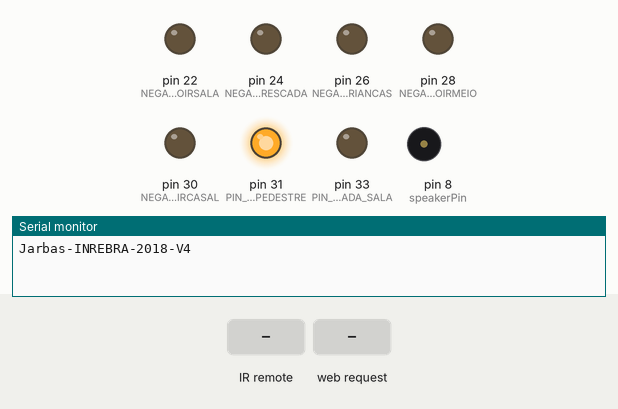
Bench run of a sketch on a simulated Arduino Mega 2560, built with avr-gcc and run on an emulated ATmega2560. On the bench: output pins drawn as LEDs (lit = HIGH), buzzer (waves = sounding), the last lines printed to the serial monitor. Inputs (shaded band) come from the test bench.

Above: at 5.9 s.
6.0 s: infrared code 0x20DF40BF received
At 6.5 s:
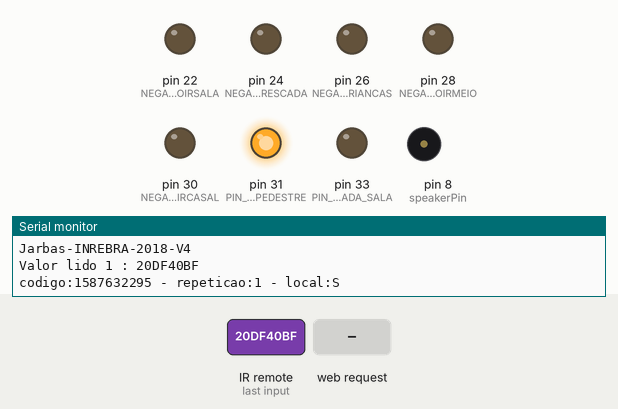
7.6 s: HTTP request GET /ir? received
At 8.6 s:
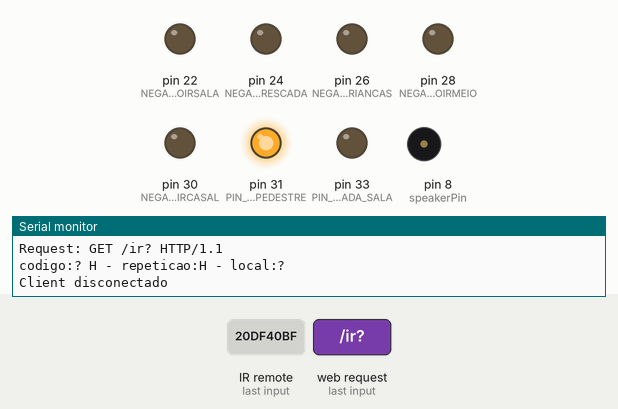
12.2 s: infrared code 0xFFFFFFFF received
At 13.0 s:
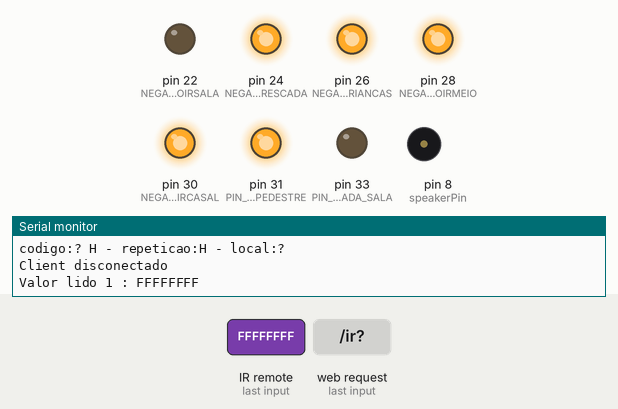
Timing chart, 0 to 15.2 s (numbered marks = the images above; inputs shaded):
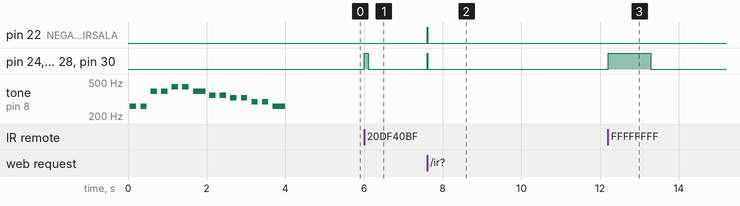

The sketch:

JARBAS_INREBRA_2018_V4_1.ino
```cpp
String jarbasVersion = "Jarbas-INREBRA-2018-V4";

/* ------------------------------------------------------------------ ETHERNET ------------------------------------------------------------------ */
//ethernet
#include <Ethernet.h>
#include <SPI.h>
EthernetServer server(8087); // Cria o servidor na porta 8080

byte myMac[]={0xDE, 0xAD, 0xBE, 0xEF, 0xFE, 0xED};  //Mac PRODUÇÃO
byte myIp[]  = { 192, 168, 0, 7 };   //define IP da central automação 1

byte gateway[] = { 192,168,0, 1 }; // ip do roteador
byte subnet[] = { 255, 255, 255, 0 };
/* ------------------------------------------------------------------ ETHERNET ------------------------------------------------------------------ */

/* ------------------------------------------------------------------ IR ------------------------------------------------------------------ */
/// IR
#include <IRremote.h>
IRsend irsend; // IR SALA
int NEGATIVOIRSALA = 22;
int NEGATIVOIRESCADA = 24;
int NEGATIVOIRCRIANCAS = 26;
int NEGATIVOIRMEIO = 28;
int NEGATIVOIRCASAL = 30;

/////// receptor IR sala
int RECV_PIN = 45;
IRrecv irrecv(RECV_PIN);

decode_results results;
float armazenavalor;

/* ------------------------------------------------------------------ IR ------------------------------------------------------------------ */

int PIN_PORTAO_PEDESTRE = 31;
int PIN_TOMADA_SALA = 33;

int FLAGTomadaSala = LOW ;
int FLAGPortaoPedestre = HIGH;

String cmd = "";
String comando = "";
String strTipo = "";
String strRepeticao = "";
String strLocal = "N";

String strTamanho = "";
int intTamanho;

bool debugControle = true;
//----------------------------


//generico

void armadilhaBaixo(){
  Serial.println("armadilha mosquito baixo");
  if (!FLAGTomadaSala) {
    FLAGTomadaSala = HIGH;
    digitalWrite(PIN_TOMADA_SALA, FLAGTomadaSala);
  }else{
    FLAGTomadaSala = LOW;
    digitalWrite(PIN_TOMADA_SALA, FLAGTomadaSala);
  }
}

void armadilhaCima(){
  Serial.println("armadilha mosquito cima");
}

void resetModem(){
  Serial.println("reset Modem");
}

void portaoPedestre(){
  Serial.println("Abre de sesamo");
  if (!FLAGPortaoPedestre) {
    FLAGPortaoPedestre = HIGH;
    digitalWrite(PIN_PORTAO_PEDESTRE, FLAGPortaoPedestre);
  }else{
    FLAGPortaoPedestre = LOW;
    digitalWrite(PIN_PORTAO_PEDESTRE, FLAGPortaoPedestre);
  }
}


void controlaRele(String strValue){
  if(strValue == "armadilhaBaixo"){armadilhaBaixo();}
  if(strValue == "armadilhaCima"){armadilhaCima();}
  if(strValue == "resetModem"){resetModem();}
  if(strValue == "portaoPedestre"){portaoPedestre();}
}

void sendIr(String strRepeticao, String strLocal, String strValue)
{

/*
S - sala
E -escada
K -crianças
M -escritorio
C -casal
E -externas
*/

  if(strLocal != "S"){digitalWrite(NEGATIVOIRSALA, HIGH); }
  if(strLocal != "E"){digitalWrite(NEGATIVOIRESCADA, HIGH); }
  if(strLocal != "K"){digitalWrite(NEGATIVOIRCRIANCAS, HIGH); }
  if(strLocal != "M"){digitalWrite(NEGATIVOIRMEIO, HIGH); }
  //if(strLocal != "E"){digitalWrite(NEGATIVOIRMEIO, HIGH); }
  if(strLocal != "C"){digitalWrite(NEGATIVOIRCASAL, HIGH); }


  int intRepeticao = strRepeticao.toInt();
  if(intRepeticao < 11){
    for (int i = 0; i < intRepeticao; i++) {
      unsigned long code = strValue.toInt();
      irsend.sendNEC(code, 32);
      delay(40);
    }
    if(debugControle == true){
      Serial.print("codigo:");
      Serial.print(strValue);
      Serial.print(" - repeticao:");
      Serial.print(strRepeticao);
      Serial.print(" - local:");
      Serial.println(strLocal);
    }
  }else{
    Serial.println("muitas repetições melhor parar");
  }

  if(strLocal != "S"){digitalWrite(NEGATIVOIRSALA, LOW); }
  if(strLocal != "E"){digitalWrite(NEGATIVOIRESCADA, LOW); }
  if(strLocal != "K"){digitalWrite(NEGATIVOIRCRIANCAS, LOW); }
  //if(strLocal != "M"){digitalWrite(NEGATIVOIRMEIO, LOW); }
  if(strLocal != "E"){digitalWrite(NEGATIVOIRMEIO, LOW); }
  if(strLocal != "C"){digitalWrite(NEGATIVOIRCASAL, LOW); }

  irrecv.enableIRIn(); // Re-enable receiver
}


//----------------------------
#include "pitches.h" //musica


void setup(){
  Serial.begin(9600);
  Ethernet.begin(myMac, myIp, gateway, subnet);//inicializa eternet

  pinMode(speakerPin, OUTPUT); // speaker

  pinMode(NEGATIVOIRSALA, OUTPUT);
  pinMode(NEGATIVOIRESCADA, OUTPUT);
  pinMode(NEGATIVOIRCRIANCAS, OUTPUT);
  pinMode(NEGATIVOIRMEIO, OUTPUT);
  pinMode(NEGATIVOIRCASAL, OUTPUT);

  digitalWrite(NEGATIVOIRSALA, LOW);
  digitalWrite(NEGATIVOIRESCADA, LOW);
  digitalWrite(NEGATIVOIRCRIANCAS, LOW);
  digitalWrite(NEGATIVOIRMEIO, LOW);
  digitalWrite(NEGATIVOIRCASAL, LOW);

  pinMode(PIN_PORTAO_PEDESTRE, OUTPUT);
  pinMode(PIN_TOMADA_SALA, OUTPUT);

  digitalWrite(PIN_PORTAO_PEDESTRE, FLAGPortaoPedestre);
  digitalWrite(PIN_TOMADA_SALA, FLAGTomadaSala);

  irrecv.enableIRIn(); // Inicializa o receptor IR
  Serial.println(jarbasVersion);

  musica();

}

void loop(){

  /////// RECEBE SERIAL //-----------------------------------------------------------------------------------------------------------
  if(Serial.available() > 0) {
    while(Serial.available() > 0){
      cmd += char(Serial.read());
      delay(10);
    }
    Serial.println(cmd);
  }
  if (cmd.length() >0) {
    // switch debug
    if(cmd == "debug-on"){debugControle = true;}
    if(cmd == "debug-off"){debugControle = false;}

    if(cmd == "salaon"){
      digitalWrite(PIN_TOMADA_SALA, HIGH);
      Serial.println("aqui");
      }
    if(cmd == "salaoff"){
      digitalWrite(PIN_TOMADA_SALA, LOW);
      Serial.println("aqui 2");
      }
    cmd = "";
  }
  //-----------------------------------------------------------------------------------------------------------------------------

  /////// RECEBE IR //-----------------------------------------------------------------------------------------------------------
  if (irrecv.decode(&results)){
    Serial.print("Valor lido 1 : ");
    Serial.println(results.value, HEX);
    //armazenavalor = (results.value);
    if(results.value !=0xffffffff){
      armazenavalor = (results.value);
    }

    //volume
    if (armazenavalor == 0x20DF40BF) {
      if(results.value !=0xffffffff){
        sendIr("1","S", "1587632295");// #1volMaisReciverS
      }else{
        sendIr("10","S", "1587632295");// #1volMenosReciverS
      }
    }

    if (armazenavalor == 0x20DFC03F) {
      if(results.value !=0xffffffff){
        sendIr("1","S", "1587664935");// #1volMenosReciverS
      }else{
        sendIr("10","S", "1587664935");// #1volMenosReciverS
      }
    }
    irrecv.resume(); //Le o próximo valor
  }


  //-----------------------------------------------------------------------------------------------------------------------------


  /////// RECEBE ETHERNET //-----------------------------------------------------------------------------------------------------------
  EthernetClient client = server.available();
  if (!client) {
    return;
  }
  // Wait until the client sends some data
  Serial.println("Novo client");
  while(!client.available()){
    delay(1);
  }
  // Read the first line of the request
  String request = client.readStringUntil('\r');

  if(debugControle == true){
    Serial.print("Request: ");
    Serial.println(request);
  }

  if (request.indexOf("/ir?") != -1)  {
    strRepeticao = request.substring(9,10);
    intTamanho = request.length();
    strLocal = request.substring(intTamanho -9, intTamanho -10);
    comando = request.substring(10,intTamanho -10);
    sendIr(strRepeticao,strLocal, comando);
  }

  if (request.indexOf("/rele?") != -1)  {
    intTamanho = request.length();
    comando = request.substring(11,intTamanho -9 );
    Serial.println(comando);
    controlaRele(comando);


    //intTamanho = request.length();
    //strLocal = request.substring(intTamanho -9, intTamanho -10);
    //comando = request.substring(10,intTamanho -10);
    //sendIr(strRepeticao,strLocal, comando);
  }

  // Return the response
  client.println("HTTP/1.1 200 OK");
  client.println("Content-Type: text/html");
  client.println("Access-Control-Allow-Origin: *");
  client.println(""); //  do not forget this one
  //continua....
  //client.println("arduino - conectado!"); //  do not forget this one
  //client.println(jarbasVersion); //  do not forget this one
  client.print(montaString());

  delay(1);
  client.stop();
  Serial.println("Client disconectado");
  Serial.println("");


  //-----------------------------------------------------------------------------------------------------------------------------


}// FIM DO LOOP


String montaString()
{
    String string1 ="";
    string1.concat("dados({");
   //tomadaSala
    string1.concat("Status : '"); // valor / estado
    string1.concat("OnLine");
    //tomadaArthur
    string1.concat("', Versao : '"); // valor / estado
    string1.concat(jarbasVersion);
    //tomadaCasal
    //string1.concat("', IP : '"); // valor / estado
    //string1.concat(myIp[]);
    string1.concat("'})");
    return string1;

}
```

pitches.h
```cpp
int speakerPin = 8;

int length = 15; // número de notas
char notes[] = "ccggaagffeeddc "; // espaços representam pausas
int beats[] = { 1, 1, 1, 1, 1, 1, 2, 1, 1, 1, 1, 1, 1, 2, 4 };
int tempo = 150;

void playTone(int tone, int duration) {
  for (long i = 0; i < duration * 1000L; i += tone * 2) {
    digitalWrite(speakerPin, HIGH);
    delayMicroseconds(tone);
    digitalWrite(speakerPin, LOW);
    delayMicroseconds(tone);
  }
}

void playNote(char note, int duration) {
  char names[] = { 'c', 'd', 'e', 'f', 'g', 'a', 'b', 'C' };
  int tones[] = { 1915, 1700, 1519, 1432, 1275, 1136, 1014, 956 };

  // toque o tom correspondente ao nome da nota
  for (int i = 0; i < 8; i++) {
    if (names[i] == note) {
      playTone(tones[i], duration);
    }
  }
}


void som()
{
  //playNote('c', 20);
  playTone(900, 20);

  Serial.println("som");
}

void som1()
{
  playTone(900, 300);
  Serial.println("som1");
}
void som2()
{
  playTone(900, 50);
  delay(100);
  playTone(900, 100);
  Serial.println("som2");
}
void som3()
{
  playTone(900, 50);
  delay(100);
  playTone(900, 50);
  delay(100);
  playTone(900, 100);
  Serial.println("som3");
}
void som4()
{
  playTone(900, 50);
  delay(100);
  playTone(900, 50);
  delay(100);
  playTone(900, 50);
  delay(100);
  playTone(900, 100);
  Serial.println("som4");
}

void musica()
{
  for (int i = 0; i < length; i++) {
    if (notes[i] == ' ') {
      delay(beats[i] * tempo); // rest
    } else {
      playNote(notes[i], beats[i] * tempo);
    }

    // pausa entre notas
    delay(tempo / 1.30);
  }
}
```

Measured:
- after the input at 6.0 s, pin 24 (NEGATIVOIRESCADA), pin 26 (NEGATIVOIRCRIANCAS), pin 28 (NEGATIVOIRMEIO), pin 30 (NEGATIVOIRCASAL): LOW → HIGH at once, → LOW 0.11 s later
- after the input at 7.6 s, pin 22 (NEGATIVOIRSALA), pin 24 (NEGATIVOIRESCADA), pin 26 (NEGATIVOIRCRIANCAS), pin 28 (NEGATIVOIRMEIO), pin 30 (NEGATIVOIRCASAL): LOW → HIGH at once, → LOW 0.01 s later
- after the input at 12.2 s, pin 24 (NEGATIVOIRESCADA), pin 26 (NEGATIVOIRCRIANCAS), pin 28 (NEGATIVOIRMEIO), pin 30 (NEGATIVOIRCASAL): LOW → HIGH at once, → LOW 1.1 s later
